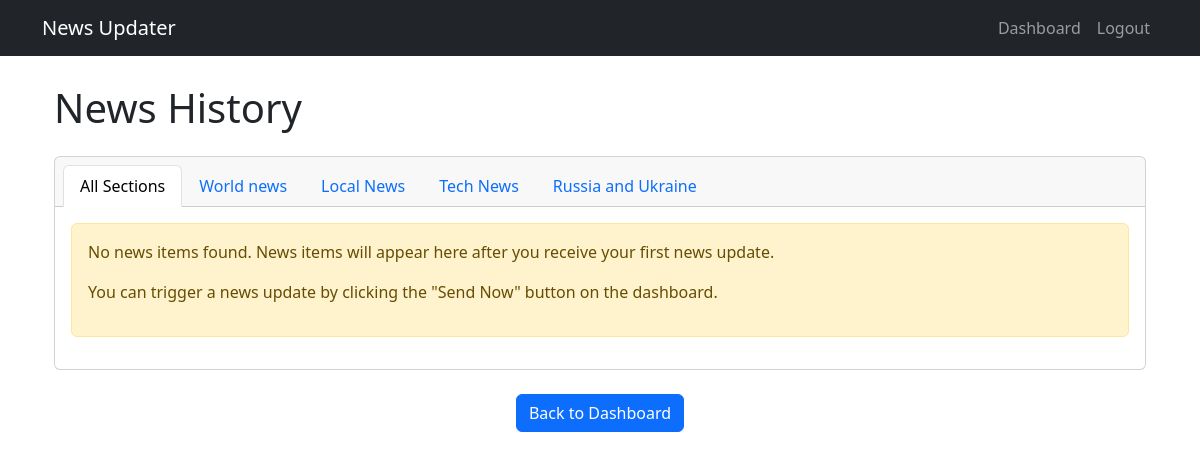
/news-history/?page=3 (signed in), run on an earlier commit of the app's database.
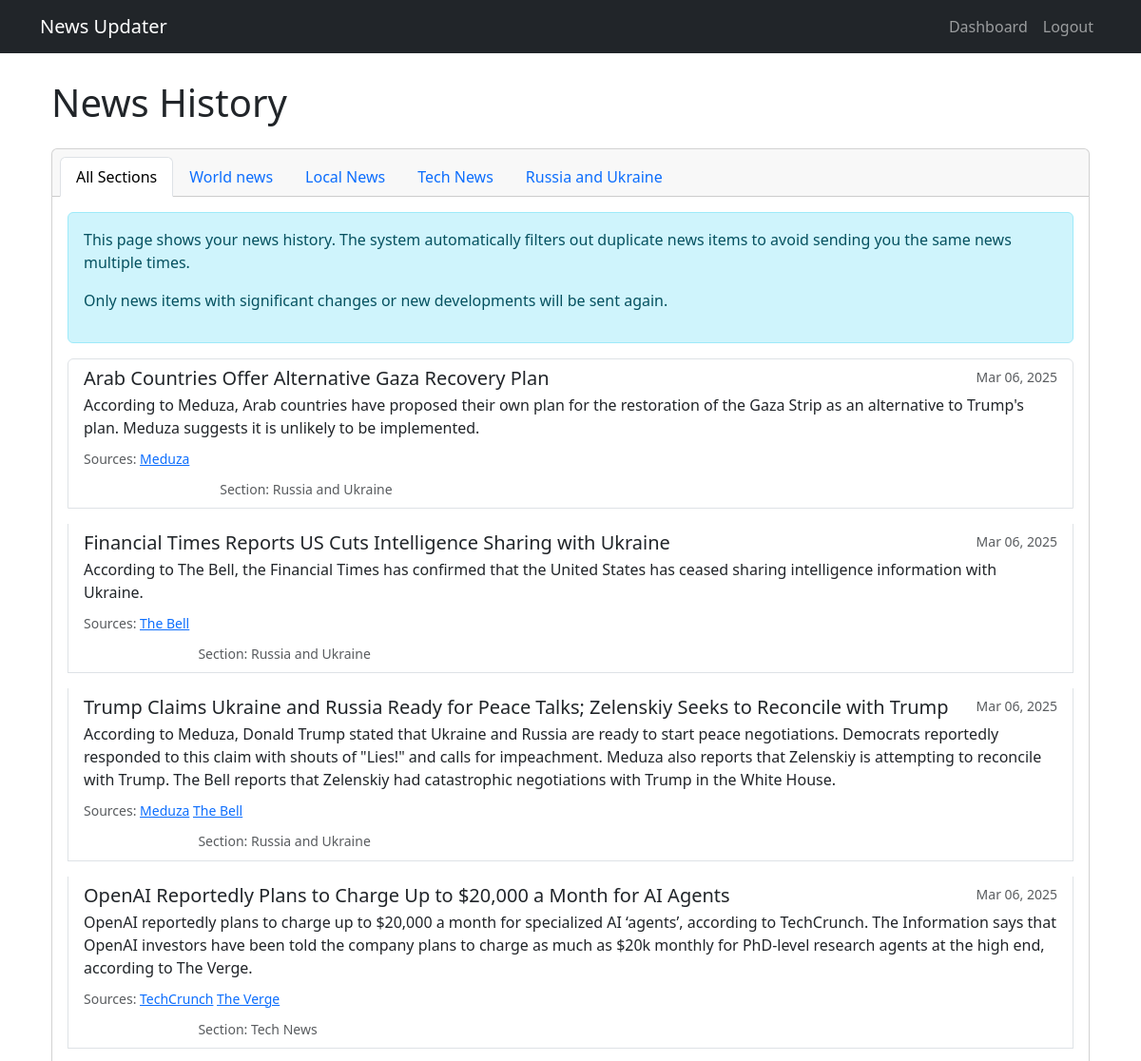
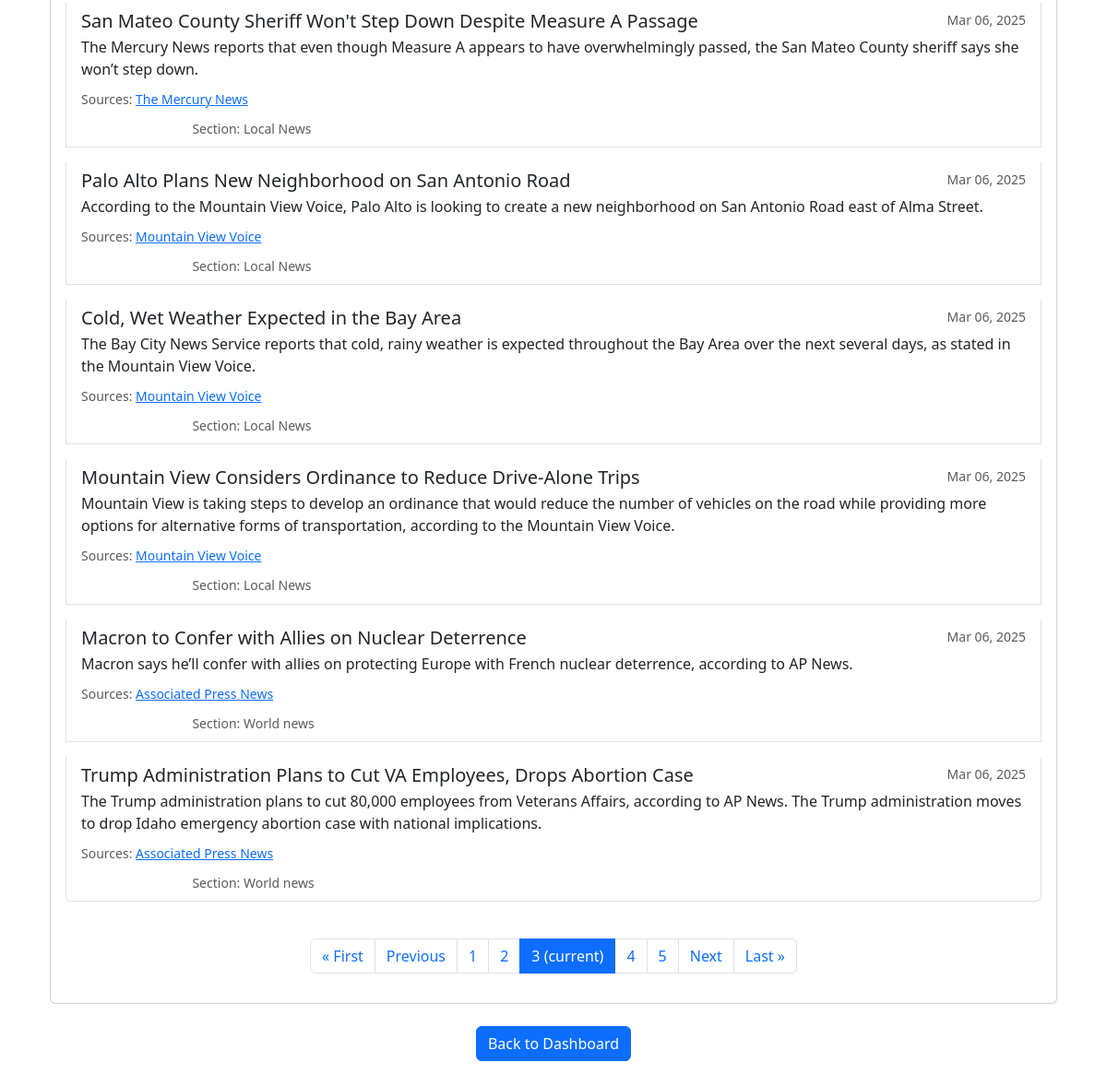
And on a later commit of the database (2 pictures, top to bottom).
### news_app/models.py (models this page shows, shortened)
class NewsSection(models.Model):
    user_profile = models.ForeignKey(UserProfile, on_delete=models.CASCADE, related_name='news_sections')
    name = models.CharField(max_length=100)
    sources = models.TextField(help_text="Enter URLs separated by commas, newlines, or spaces")
    prompt = models.TextField(help_text="Instructions for prioritizing and summarizing news")
    created_at = models.DateTimeField(auto_now_add=True)

class NewsItem(models.Model):
    user_profile = models.ForeignKey(UserProfile, on_delete=models.CASCADE, related_name='news_items')
    news_section = models.ForeignKey(NewsSection, on_delete=models.CASCADE, related_name='news_items')
    headline = models.CharField(max_length=255)
    details = models.TextField()
    sources = models.TextField()  # Stored as JSON
    confidence = models.CharField(max_length=10, default='medium')
    created_at = models.DateTimeField(auto_now_add=True)

### news_app/views.py (the view)
# urls.py: path('news-history/', views.news_history, name='news_history'),
@login_required
def news_history(request, section_id=None):
    user_profile = request.user.profile
    if not user_profile.email_verified:
        messages.warning(request, 'Please verify your email first.')
        return redirect('verify_email')
    news_sections = NewsSection.objects.filter(user_profile=user_profile)
    if not news_sections.exists():
        messages.warning(request, 'Please add at least one news section first.')
        return redirect('dashboard')
    if section_id:
        section = get_object_or_404(NewsSection, id=section_id, user_profile=user_profile)
        news_items = NewsItem.objects.filter(user_profile=user_profile, news_section=section)
        current_section = section
    else:
        news_items = NewsItem.objects.filter(user_profile=user_profile)
        current_section = None
    news_items = news_items.order_by('-created_at')
    paginator = Paginator(news_items, 10)  # Show 10 items per page
    page_number = request.GET.get('page')
    page_obj = paginator.get_page(page_number)
    for item in page_obj:
        try:
            item.sources_list = json.loads(item.sources)
        except:
            item.sources_list = []
    return render(request, 'news_app/news_history.html', {
        'page_obj': page_obj,
        'news_sections': news_sections,
        'current_section': current_section,
    })

### templates/news_app/news_history.html (shortened to what the changed rows need)
{% extends 'base.html' %}
{% block content %}
<div class="container mt-4">
    <h1 class="mb-4">News History</h1>
    <div class="row mb-4">
        <div class="col-md-12">
            <div class="card">
                <div class="card-header">
                    <ul class="nav nav-tabs card-header-tabs">
                        {% for section in news_sections %}
                        <li class="nav-item">
                            <a class="nav-link {% if current_section.id == section.id %}active{% endif %}" href="{% url 'news_history_section' section.id %}">{{ section.name }}</a>
                        </li>
                        {% endfor %}
                    </ul>
                </div>
                <div class="card-body">
                    {% if page_obj %}
                        <div class="alert alert-info">
                            <p>This page shows your news history. The system automatically filters out duplicate news items to avoid sending you the same news multiple times.</p>
                            <p>Only news items with significant changes or new developments will be sent again.</p>
                        </div>
                        <div class="list-group">
                            {% for item in page_obj %}
                                <div class="list-group-item mb-3">
                                    <div class="d-flex w-100 justify-content-between">
                                        <h5 class="mb-1">{{ item.headline }}</h5>
                                        <small class="text-muted">{{ item.created_at|date:"M d, Y" }}</small>
                                    </div>
                                    <p class="mb-1">{{ item.details }}</p>
                                    {% if item.sources_list %}
                                        <div class="mt-2">
                                            <small class="text-muted">Sources:
                                                {% for source in item.sources_list %}
                                                    <a href="{{ source.url }}" target="_blank" class="mr-2">{{ source.title }}</a>
                                                {% endfor %}
                                            </small>
                                        </div>
                                    {% endif %}
                                    <div class="mt-2">
                                        <span class="badge
                                            {% if item.confidence == 'high' %}badge-success
                                            {% elif item.confidence == 'medium' %}badge-warning
                                            {% elif item.confidence == 'low' %}badge-danger
                                            {% else %}badge-secondary{% endif %}">
                                        </span>
                                        <small class="text-muted ml-2">Section: {{ item.news_section.name }}</small>
                                    </div>
                                </div>
                            {% endfor %}
                        </div>
                        {% if page_obj.has_other_pages %}
                            <nav aria-label="Page navigation" class="mt-4">
                                <ul class="pagination justify-content-center">
                                    {% if page_obj.has_previous %}
                                        <li class="page-item">
                                            <a class="page-link" href="?page=1">&laquo; First</a>
                                        </li>
                                        <li class="page-item">
                                            <a class="page-link" href="?page={{ page_obj.previous_page_number }}">Previous</a>
                                        </li>
                                    {% endif %}
                                    {% for num in page_obj.paginator.page_range %}
                                        {% if page_obj.number == num %}
                                            <li class="page-item active">
                                                <span class="page-link">{{ num }} <span class="sr-only">(current)</span></span>
                                            </li>
                                        {% elif num > page_obj.number|add:'-3' and num < page_obj.number|add:'3' %}
                                            <li class="page-item">
                                                <a class="page-link" href="?page={{ num }}">{{ num }}</a>
                                            </li>
                                        {% endif %}
                                    {% endfor %}
                                    {% if page_obj.has_next %}
                                        <li class="page-item">
                                            <a class="page-link" href="?page={{ page_obj.next_page_number }}">Next</a>
                                        </li>
                                        <li class="page-item">
                                            <a class="page-link" href="?page={{ page_obj.paginator.num_pages }}">Last &raquo;</a>
                                        </li>
                                    {% endif %}
                                </ul>
                            </nav>
                        {% endif %}
                    {% else %}
                        <div class="alert alert-warning">
                            <p>No news items found. News items will appear here after you receive your first news update.</p>
                            <p>You can trigger a news update by clicking the "Send Now" button on the dashboard.</p>
                        </div>
                    {% endif %}
                </div>
            </div>
        </div>
    </div>
</div>
{% endblock %}

What changed in the data, as far as the page shows it:
added NewsItem: headline "Arab Countries Offer Alternative Gaza Recovery Plan", created_at "Mar 06, 2025", details "According to Meduza, Arab countries have proposed their own plan for the restoration of the Gaza Strip as an alternative to Trump's plan. Meduza suggests it is unlikely to be implemented.", title "Meduza", news_section.name "Russia and Ukraine"
added NewsItem: headline "Financial Times Reports US Cuts Intelligence Sharing with Ukraine", created_at "Mar 06, 2025", details "According to The Bell, the Financial Times has confirmed that the United States has ceased sharing intelligence information with Ukraine.", title "The Bell", news_section.name "Russia and Ukraine"
added NewsItem: headline "Trump Claims Ukraine and Russia Ready for Peace Talks; Zelenskiy Seeks to Reconcile with Trump", created_at "Mar 06, 2025", details "According to Meduza, Donald Trump stated that Ukraine and Russia are ready to start peace negotiations. Democrats reportedly responded to this claim with shouts of \"Lies!\" and calls for impeachment. Meduza also reports that Zelenskiy is attempting to reconcile with Trump. The Bell reports that Zelenskiy had catastrophic negotiations with Trump in the White House.", title "Meduza" "The Bell", news_section.name "Russia and Ukraine"
added NewsItem: headline "OpenAI Reportedly Plans to Charge Up to $20,000 a Month for AI Agents", created_at "Mar 06, 2025", details "OpenAI reportedly plans to charge up to $20,000 a month for specialized AI ‘agents’, according to TechCrunch. The Information says that OpenAI investors have been told the company plans to charge as much as $20k monthly for PhD-level research agents at the high end, according to The Verge.", title "TechCrunch" "The Verge", news_section.name "Tech News"
added NewsItem: headline "San Mateo County Sheriff Won't Step Down Despite Measure A Passage", created_at "Mar 06, 2025", details "The Mercury News reports that even though Measure A appears to have overwhelmingly passed, the San Mateo County sheriff says she won’t step down.", title "The Mercury News", news_section.name "Local News"
added NewsItem: headline "Palo Alto Plans New Neighborhood on San Antonio Road", created_at "Mar 06, 2025", details "According to the Mountain View Voice, Palo Alto is looking to create a new neighborhood on San Antonio Road east of Alma Street.", title "Mountain View Voice", news_section.name "Local News"
added NewsItem: headline "Cold, Wet Weather Expected in the Bay Area", created_at "Mar 06, 2025", details "The Bay City News Service reports that cold, rainy weather is expected throughout the Bay Area over the next several days, as stated in the Mountain View Voice.", title "Mountain View Voice", news_section.name "Local News"
added NewsItem: headline "Mountain View Considers Ordinance to Reduce Drive-Alone Trips", created_at "Mar 06, 2025", details "Mountain View is taking steps to develop an ordinance that would reduce the number of vehicles on the road while providing more options for alternative forms of transportation, according to the Mountain View Voice.", title "Mountain View Voice", news_section.name "Local News"
added NewsItem: headline "Macron to Confer with Allies on Nuclear Deterrence", created_at "Mar 06, 2025", details "Macron says he’ll confer with allies on protecting Europe with French nuclear deterrence, according to AP News.", title "Associated Press News", news_section.name "World news"
added NewsItem: headline "Trump Administration Plans to Cut VA Employees, Drops Abortion Case", created_at "Mar 06, 2025", details "The Trump administration plans to cut 80,000 employees from Veterans Affairs, according to AP News. The Trump administration moves to drop Idaho emergency abortion case with national implications.", title "Associated Press News", news_section.name "World news"
Also different on the page:
text no longer shown: "No news items found. News items will appear here after you receive your first news update. You can trigger a news update by clicking the \"Send Now\" button on the dashboard."
text now shown: "This page shows your news history. The system automatically filters out duplicate news items to avoid sending you the same news multiple times. Only news items with significant changes or new developments will be sent again. « First Previous Next Last »"
new list line: "1"
new list line: "2"
new list line: "3 (current)"
new list line: "4"
new list line: "5"
